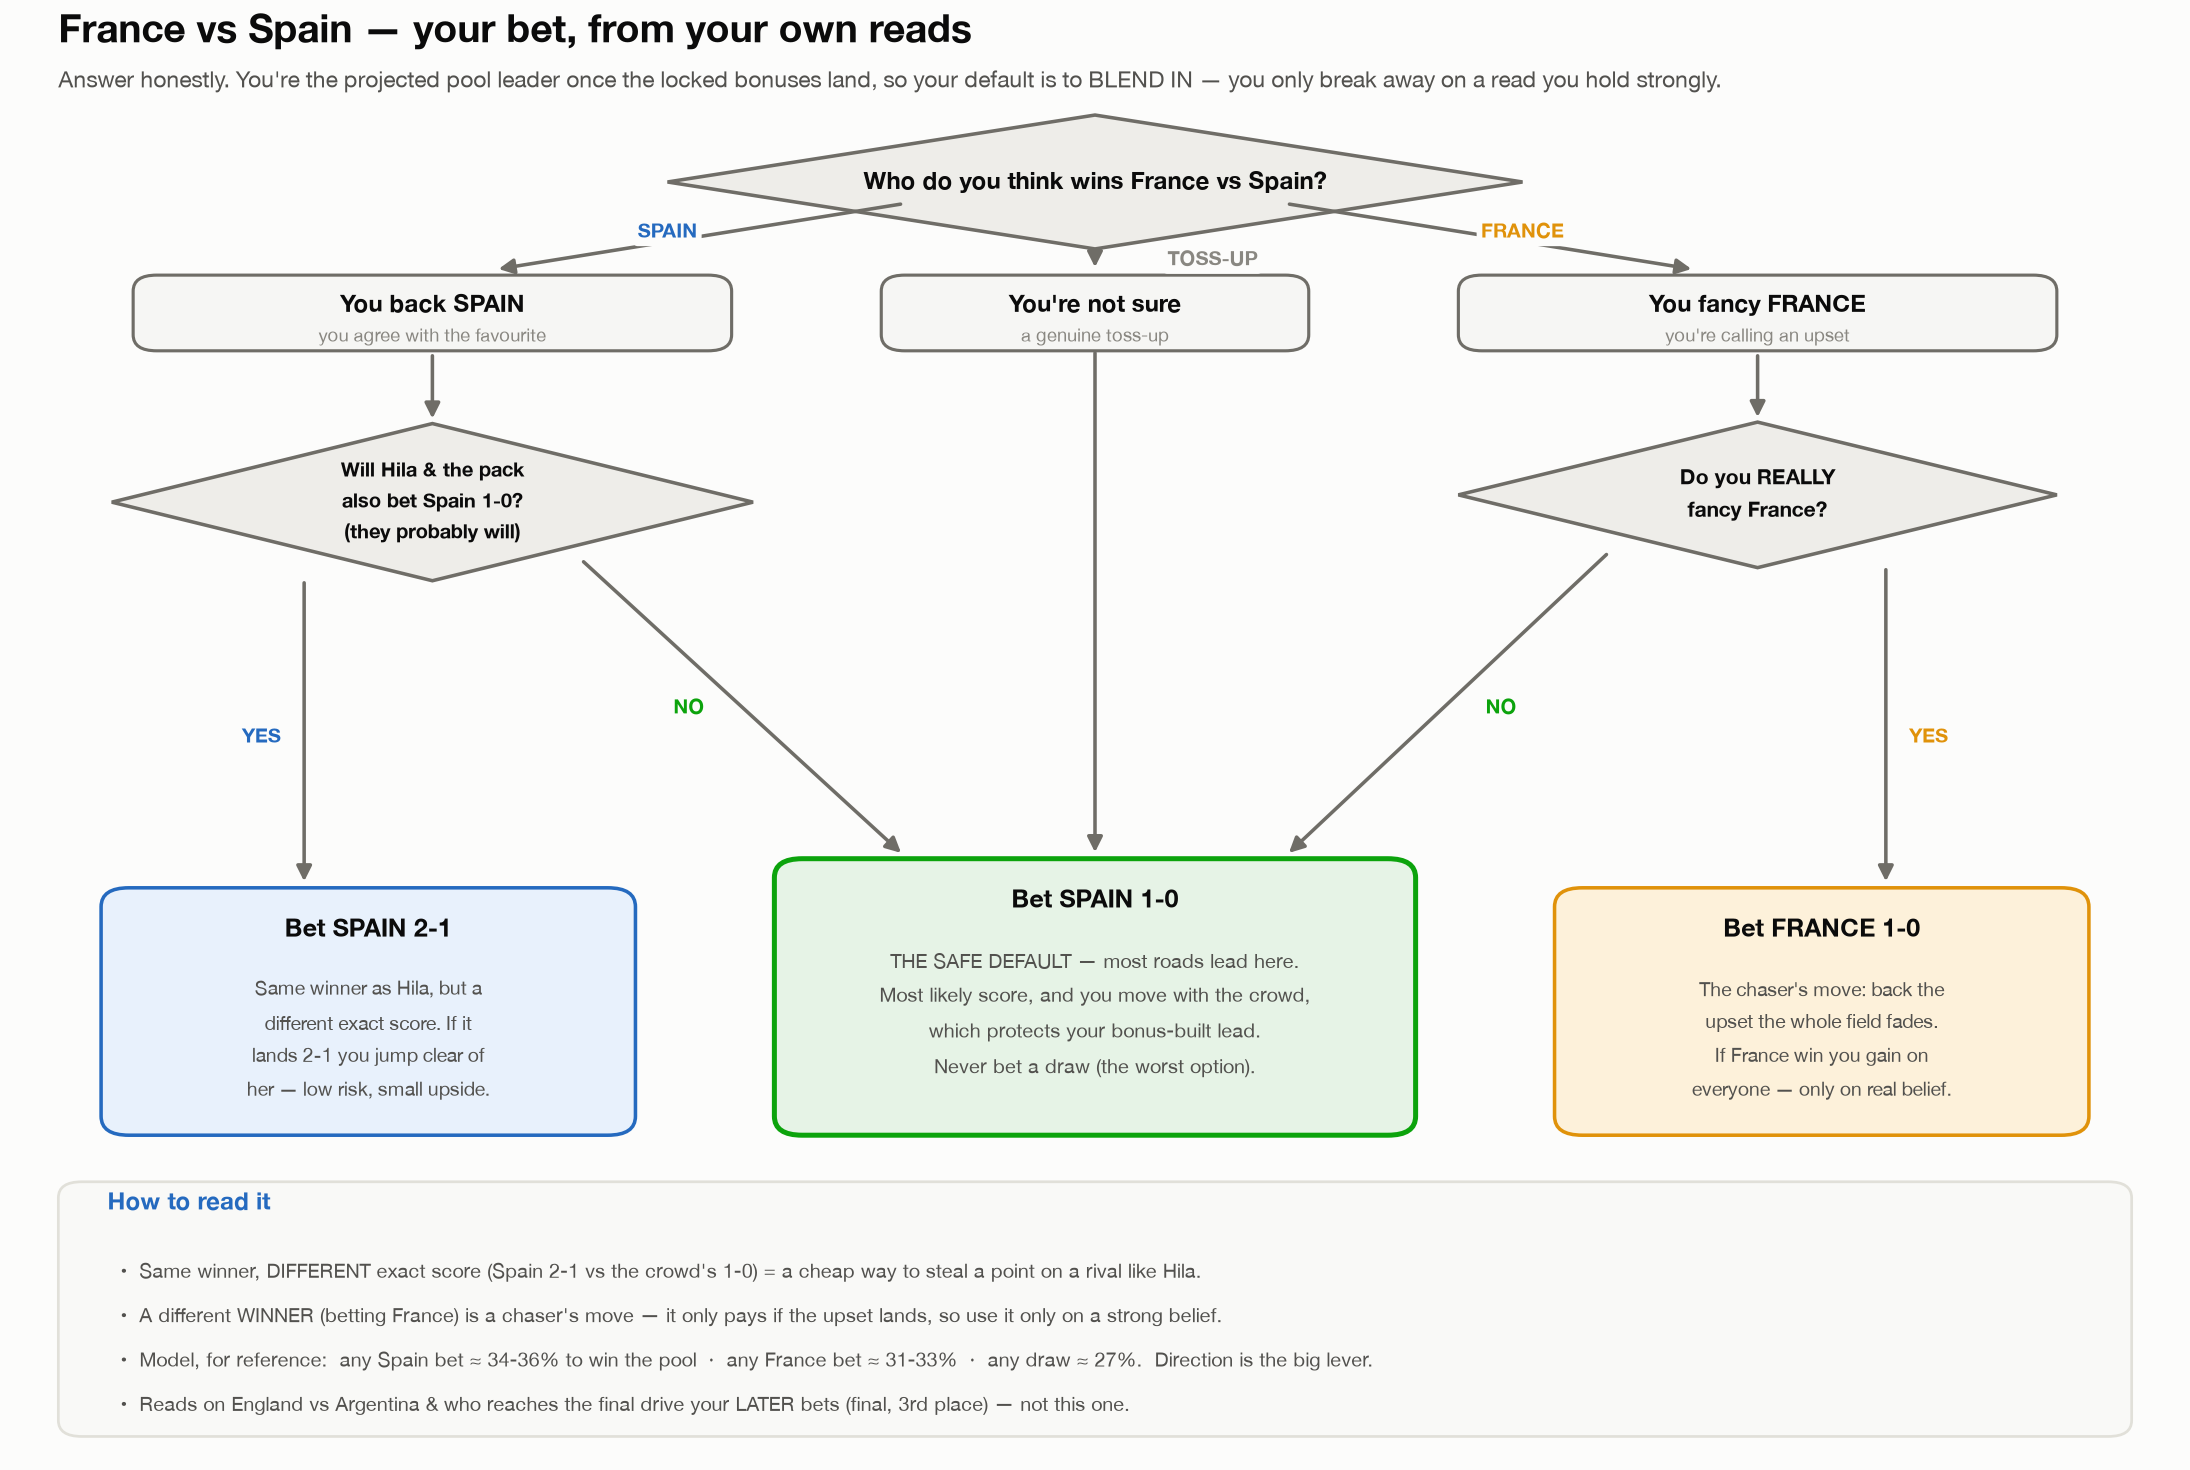

The Python source for this figure:
"""Interactive decision tree for Omer's France vs Spain bet.
Driven by HIS OWN reads (who wins, what the rivals will bet), not just the model.
Engine: he's the projected pool leader -> default is to blend in (bet the favourite);
he differentiates only on a belief he holds strongly. Most roads lead to Spain 1-0."""

from __future__ import annotations

from pathlib import Path

import matplotlib as mpl
import matplotlib.pyplot as plt
from matplotlib.patches import FancyArrowPatch, FancyBboxPatch, Polygon

mpl.rcParams.update(
    {
        "font.family": "sans-serif",
        "font.sans-serif": ["Helvetica Neue", "Arial", "DejaVu Sans"],
        "figure.facecolor": "#fcfcfb",
    }
)
INK, SEC, MUT = "#0b0b0b", "#52514e", "#898781"
GREEN_F, GREEN_E = "#e6f3e6", "#0ca30c"
AMBER_F, AMBER_E = "#fdf1da", "#e0920a"
BLUE_F, BLUE_E = "#e8f1fc", "#256abf"
NEUT_F, NEUT_E = "#eeede9", "#6f6d67"

fig, ax = plt.subplots(figsize=(14.6, 9.8))
fig.subplots_adjust(left=0.012, right=0.988, top=0.995, bottom=0.005)
ax.set_xlim(0, 100)
ax.set_ylim(0, 100)
ax.axis("off")


def box(cx, cy, w, h, face, edge, title, body, lw=1.7, tcol=None):
    ax.add_patch(
        FancyBboxPatch(
            (cx - w / 2, cy - h / 2),
            w,
            h,
            boxstyle="round,pad=0,rounding_size=1.3",
            linewidth=lw,
            facecolor=face,
            edgecolor=edge,
        )
    )
    ax.text(
        cx,
        cy + h / 2 - 2.7,
        title,
        ha="center",
        va="center",
        fontsize=12,
        fontweight="bold",
        color=tcol or INK,
    )
    ax.text(
        cx, cy + h / 2 - 5.8, body, ha="center", va="top", fontsize=9.3, color=SEC, linespacing=1.5
    )


def header(cx, cy, w, title, sub):
    ax.add_patch(
        FancyBboxPatch(
            (cx - w / 2, cy - 2.6),
            w,
            5.2,
            boxstyle="round,pad=0,rounding_size=1.1",
            linewidth=1.5,
            facecolor="#f6f6f4",
            edgecolor=NEUT_E,
        )
    )
    ax.text(
        cx, cy + 0.7, title, ha="center", va="center", fontsize=11.5, fontweight="bold", color=INK
    )
    ax.text(cx, cy - 1.5, sub, ha="center", va="center", fontsize=8.8, color=MUT)


def diamond(cx, cy, hw, hh, text, fs=10.2):
    ax.add_patch(
        Polygon(
            [(cx, cy + hh), (cx + hw, cy), (cx, cy - hh), (cx - hw, cy)],
            closed=True,
            linewidth=1.7,
            facecolor=NEUT_F,
            edgecolor=NEUT_E,
        )
    )
    ax.text(
        cx,
        cy,
        text,
        ha="center",
        va="center",
        fontsize=fs,
        fontweight="bold",
        color=INK,
        linespacing=1.3,
    )


def arrow(x1, y1, x2, y2):
    ax.add_patch(
        FancyArrowPatch(
            (x1, y1),
            (x2, y2),
            arrowstyle="-|>",
            mutation_scale=15,
            linewidth=1.7,
            color=NEUT_E,
            shrinkA=1,
            shrinkB=1,
        )
    )


def tag(x, y, t, c):
    ax.text(
        x,
        y,
        t,
        ha="center",
        va="center",
        fontsize=9.5,
        fontweight="bold",
        color=c,
        bbox=dict(boxstyle="round,pad=0.22", fc="#fcfcfb", ec="none"),
    )


# ---- title ----
ax.text(
    1.5,
    97.6,
    "France vs Spain — your bet, from your own reads",
    fontsize=18.5,
    fontweight="bold",
    color=INK,
)
ax.text(
    1.5,
    94.5,
    "Answer honestly. You're the projected pool leader once the locked "
    "bonuses land, so your default is to BLEND IN — you only break away on a read "
    "you hold strongly.",
    fontsize=11,
    color=SEC,
)

# ---- Q1 ----
diamond(50, 88, 20, 4.6, "Who do you think wins France vs Spain?", fs=11.5)

# headers
header(19, 79, 28, "You back SPAIN", "you agree with the favourite")
header(50, 79, 20, "You're not sure", "a genuine toss-up")
header(81, 79, 28, "You fancy FRANCE", "you're calling an upset")
arrow(41, 86.5, 22, 82)
tag(30, 84.7, "SPAIN", BLUE_E)
arrow(50, 83.4, 50, 82)
tag(55.5, 82.8, "TOSS-UP", MUT)
arrow(59, 86.5, 78, 82)
tag(70, 84.7, "FRANCE", AMBER_E)

# ---- sub-questions ----
diamond(19, 66, 15, 5.4, "Will Hila & the pack\nalso bet Spain 1-0?\n(they probably will)", fs=9.5)
arrow(19, 76.2, 19, 71.6)
diamond(81, 66.5, 14, 5.0, "Do you REALLY\nfancy France?", fs=10)
arrow(81, 76.2, 81, 71.7)

# ---- terminals (row) ----
box(
    16,
    31,
    25,
    17,
    BLUE_F,
    BLUE_E,
    "Bet SPAIN 2-1",
    "Same winner as Hila, but a\ndifferent exact score. If it\nlands 2-1 you jump clear of\nher — low risk, small upside.",
)
box(50, 32, 30, 19, GREEN_F, GREEN_E, "Bet SPAIN 1-0", "", lw=2.4)
ax.text(
    50,
    32 + 19 / 2 - 5.8,
    "THE SAFE DEFAULT — most roads lead here.\n"
    "Most likely score, and you move with the crowd,\n"
    "which protects your bonus-built lead.\nNever bet a draw (the worst option).",
    ha="center",
    va="top",
    fontsize=9.5,
    color=SEC,
    linespacing=1.55,
)
box(
    84,
    31,
    25,
    17,
    AMBER_F,
    AMBER_E,
    "Bet FRANCE 1-0",
    "The chaser's move: back the\nupset the whole field fades.\nIf France win you gain on\neveryone — only on real belief.",
)

# ---- arrows into terminals (three roads converge on Spain 1-0) ----
arrow(13, 60.6, 13, 39.8)
tag(11, 50, "YES", BLUE_E)  # Hila YES -> Spain 2-1
arrow(26, 62, 41, 41.8)
tag(31, 52, "NO", GREEN_E)  # Hila NO  -> Spain 1-0
arrow(50, 76.4, 50, 41.8)  # toss-up  -> Spain 1-0
arrow(74, 62.5, 59, 41.8)
tag(69, 52, "NO", GREEN_E)  # not sure -> Spain 1-0
arrow(87, 61.5, 87, 39.8)
tag(89, 50, "YES", AMBER_E)  # France YES -> France 1-0

# ---- footer ----
ax.add_patch(
    FancyBboxPatch(
        (1.5, 1.8),
        97,
        17.5,
        boxstyle="round,pad=0,rounding_size=1.1",
        linewidth=1.3,
        facecolor="#f9f9f7",
        edgecolor="#e1e0d9",
    )
)
ax.text(3.8, 17.4, "How to read it", fontsize=11.5, fontweight="bold", color=BLUE_E)
lines = [
    "Same winner, DIFFERENT exact score (Spain 2-1 vs the crowd's 1-0) = a cheap way to steal a point on a rival like Hila.",
    "A different WINNER (betting France) is a chaser's move — it only pays if the upset lands, so use it only on a strong belief.",
    "Model, for reference:  any Spain bet ≈ 34-36% to win the pool  ·  any France bet ≈ 31-33%  ·  any draw ≈ 27%.  Direction is the big lever.",
    "Reads on England vs Argentina & who reaches the final drive your LATER bets (final, 3rd place) — not this one.",
]
for i, ln in enumerate(lines):
    ax.text(4.4, 14.0 - i * 3.05, "•  " + ln, fontsize=9.5, color=SEC, va="top")

out = str(Path(__file__).with_name("omer_fravspa_tree.png"))
fig.savefig(out, dpi=150, facecolor="#fcfcfb")
print(f"saved {out}")
